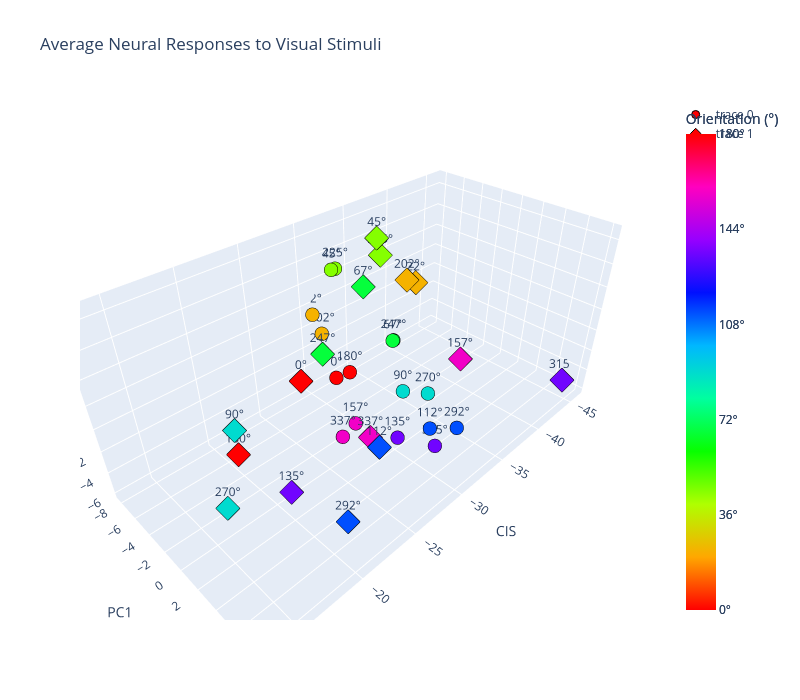

This figure's notebook cell:
### Code cell
fig = go.Figure()
fig.add_trace(go.Scatter3d(
    x=coords[:, 0], y=coords[:, 1], z=coords[:, 2],
    mode='markers+text',
    marker=dict(size=8, color=doubled, colorscale='HSV',
                cmin=0, cmax=360,
                colorbar=dict(
                    title='Orientation (°)',
                    tickvals=np.arange(0, 361, 72),
                    ticktext=[f'{int(v/2)}°' for v in np.arange(0, 361, 72)],
                ),
                line=dict(color='black', width=1)),
    text=[f'{int(o)}°' for o in visual_orientation_degs],
    textposition='top center',
))


fig.add_trace(go.Scatter3d(
    x=approx[:, 0], y=approx[:, 1], z=approx[:, 2],
    mode='markers+text',
    marker=dict(size=8, color=doubled, colorscale='HSV', symbol='diamond',
                cmin=0, cmax=360,
                colorbar=dict(
                    title='Orientation (°)',
                    tickvals=np.arange(0, 361, 72),
                    ticktext=[f'{int(v/2)}°' for v in np.arange(0, 361, 72)],
                ),
                line=dict(color='black', width=1)),
    text=[f'{int(o)}°' for o in visual_orientation_degs],
    textposition='top center',
))


fig.update_layout(
    title='Average Neural Responses to Visual Stimuli',
    scene=dict(xaxis_title='CIS', yaxis_title='PC1', zaxis_title='PC2',
               aspectmode='data'),
    width=800, height=700,
)

### Figure 1 — Plotly figure (JSON) as saved in the notebook; plotly's stock layout.template omitted (floating-point values rounded to 4 significant figures)
{"data": [{"marker": {"cmax": 360, "cmin": 0, "color": [0.0, 45.0, 90.0, 135.0, 180.0, 225.0, 270.0, 315.0, 0.0, 45.0, 90.0, 135.0, 180.0, 225.0, 270.0, 315.0], "colorbar": {"ticktext": ["0°", "36°", "72°", "108°", "144°", "180°"], "tickvals": [0, 72, 144, 216, 288, 360], "title": {"text": "Orientation (°)"}}, "colorscale": [[0, "#ff0000"], [0.1111, "#ffa700"], [0.2222, "#afff00"], [0.3333, "#08ff00"], [0.4444, "#00ff9f"], [0.5556, "#00b7ff"], [0.6667, "#0010ff"], [0.7778, "#9700ff"], [0.8889, "#ff00bf"], [1, "#ff0000"]], "line": {"color": "black", "width": 1}, "size": 8}, "mode": "markers+text", "text": ["0°", "22°", "45°", "67°", "90°", "112°", "135°", "157°", "180°", "202°", "225°", "247°", "270°", "292°", "315°", "337°"], "textposition": "top center", "type": "scatter3d", "x": [-30.86, -30.82, -30.16, -28.99, -26.69, -28.18, -29.37, -29.63, -31.33, -31.02, -31.01, -29.08, -28.3, -29.29, -31.47, -27.44], "y": [-5.602, -8.218, -4.904, 2.452, 5.552, 6.754, 2.825, -2.036, -4.435, -7.404, -5.425, 2.439, 6.293, 8.127, 4.768, -1.184], "z": [-3.925, 1.143, 6.647, 4.454, 3.13, -0.1757, -4.283, -6.02, -2.983, -0.4288, 6.248, 4.434, 2.47, 0.04792, -5.227, -5.531]}, {"marker": {"cmax": 360, "cmin": 0, "color": [0.0, 45.0, 90.0, 135.0, 180.0, 225.0, 270.0, 315.0, 0.0, 45.0, 90.0, 135.0, 180.0, 225.0, 270.0, 315.0], "colorbar": {"ticktext": ["0°", "36°", "72°", "108°", "144°", "180°"], "tickvals": [0, 72, 144, 216, 288, 360], "title": {"text": "Orientation (°)"}}, "colorscale": [[0, "#ff0000"], [0.1111, "#ffa700"], [0.2222, "#afff00"], [0.3333, "#08ff00"], [0.4444, "#00ff9f"], [0.5556, "#00b7ff"], [0.6667, "#0010ff"], [0.7778, "#9700ff"], [0.8889, "#ff00bf"], [1, "#ff0000"]], "line": {"color": "black", "width": 1}, "size": 8, "symbol": "diamond"}, "mode": "markers+text", "text": ["0°", "22°", "45°", "67°", "90°", "112°", "135°", "157°", "180°", "202°", "225°", "247°", "270°", "292°", "315°", "337°"], "textposition": "top center", "type": "scatter3d", "x": [-26.82, -40.46, -36.87, -27.44, -15.38, -26.59, -20.54, -40.75, -17.29, -38.44, -36.56, -23.18, -13.25, -19.42, -45.83, -28.08], "y": [-5.174, -5.572, -6.874, 1.246, 4.048, 3.619, 1.075, -0.2427, 0.5545, -4.83, -6.141, 2.044, 5.952, 8.085, 7.089, 1.21], "z": [-1.889, 1.435, 6.376, 8.663, 5.99, -2.896, -4.794, -4.249, 0.6142, 2.725, 5.21, 5.989, 3.321, -1.058, -5.392, -4.467]}], "layout": {"height": 700, "scene": {"aspectmode": "data", "xaxis": {"title": {"text": "CIS"}}, "yaxis": {"title": {"text": "PC1"}}, "zaxis": {"title": {"text": "PC2"}}}, "title": {"text": "Average Neural Responses to Visual Stimuli"}, "width": 800}}
